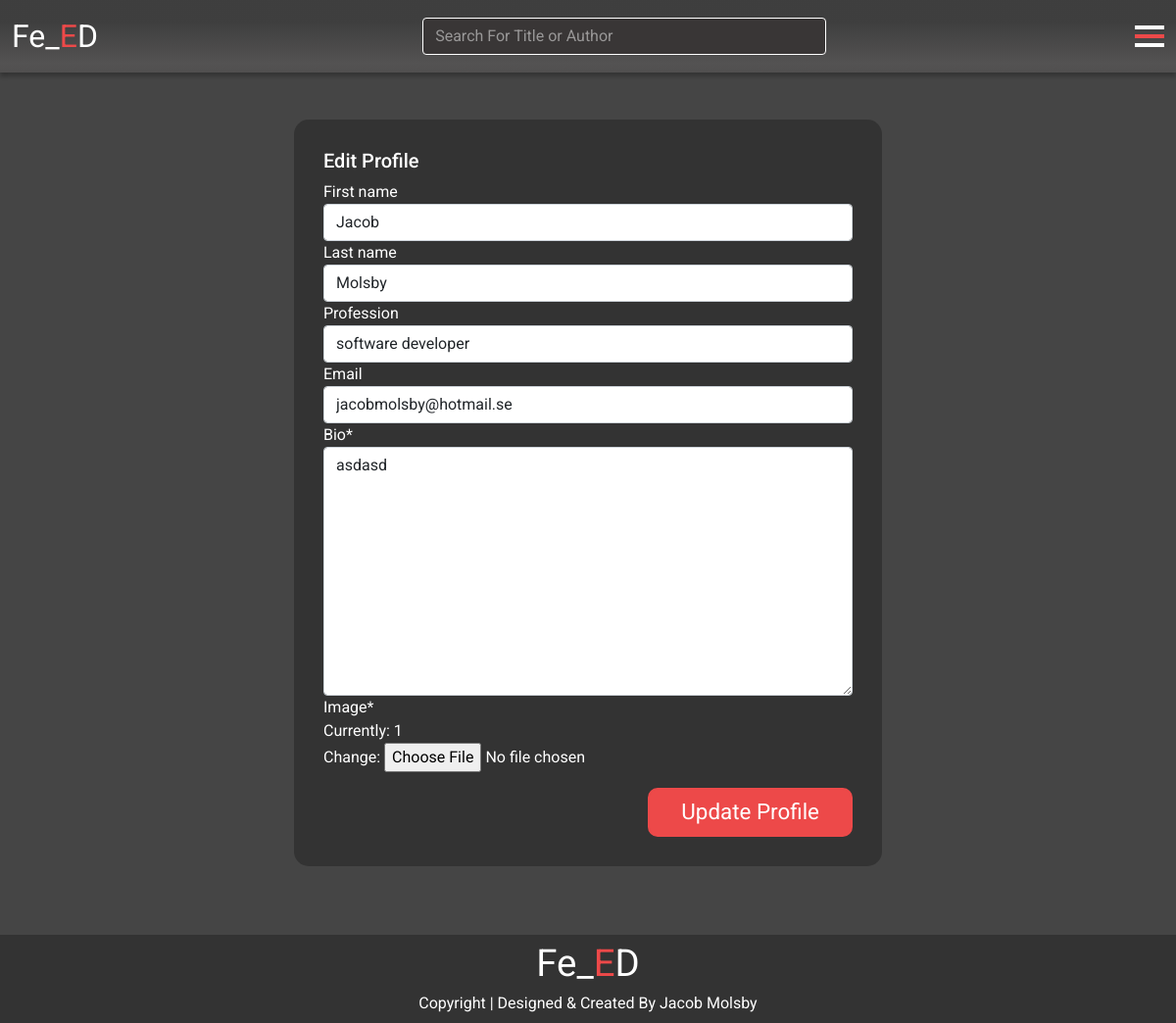
/edit_profile/ (signed in), run on the app's committed database.
### users/models.py (models this page shows, shortened)
class BlogUser(models.Model):
    user = models.OneToOneField(User, on_delete=models.CASCADE)
    first_name = models.CharField(max_length=254, null=True, blank=True)
    last_name = models.CharField(max_length=254, null=True, blank=True)
    profession = models.CharField(max_length=254, null=True, blank=True)
    email = models.EmailField(null=True, blank=True)
    bio = models.TextField()
    image = models.ImageField()
    joined = models.DateTimeField(auto_now_add=True)

### users/views.py (the view)
# urls.py: path("edit_profile/", views.edit_profile, name="edit")
@login_required
def edit_profile(request):
    profile = get_object_or_404(BlogUser, user=request.user)
    if request.method == 'POST':
        form = BlogUserForm(request.POST, request.FILES, instance=profile)
        if form.is_valid():
            form.save()
            messages.success(request, 'Profile updated successfully')
            return redirect('../profile')
        else:
            messages.error(request,
                           ('Update failed. Please ensure '
                            'the form is valid.'))
    else:
        form = BlogUserForm(instance=profile)
    template_name = "users/edit_profile.html"
    context = {
        "form": form,
    }
    return render(request, template_name, context)

### users/forms.py
class BlogUserForm(forms.ModelForm):
    class Meta:
        model = BlogUser
        exclude = ('user',)

### users/templates/users/edit_profile.html (shortened to what this page needs)
{% extends 'base.html' %}
{% block content %}
<div class="row d-flex justify-content-center mt-5">
    <div class="col-11 col-md-6 account-wrapper">
        <h5>Edit Profile</h5>
      <form action="{% url 'edit' %}" method="POST" class="post_form" enctype="multipart/form-data">
        {{form | crispy }}
        <div class="button-wrapper d-flex justify-content-end mt-3">
          <button class="red-button text-small preview-text" type="submit">Update Profile</button>
        </div>
    </form>
    </div>
  </div>
{% endblock %}

### static/css/style.css (style rules this page uses)
html, body { margin: 0; padding: 0; box-sizing: border-box; height: 100%; }
body { background-color: #454545; color: #fff; display:grid; grid-template-rows: auto 1fr auto; min-height:100vh; }
a { color: #fff; text-decoration: none; }
.row { --bs-gutter-x: 0 !important; --bs-gutter-y: 0 !important; }
* { font-family: roboto, sans-serif; }
.text-small { font-size: .8rem; }
.account-wrapper { padding: 30px; background-color: #333333; border-radius: 15px; }
.button-wrapper { height: 50px; }
.red-button { padding: .4rem 2rem .4rem 2rem; background-color: #ED4949; color: #fff; border-radius: 10px; font-size: 1.4rem; border: 2px solid #ED4949; transition: .4s; max-width: max-content; }
.post_form { width: 100%; }

### data on the page
BlogUser: first_name "Jacob", last_name "Molsby", profession "software developer", email "jacobmolsby@hotmail.se", bio "asdasd"
